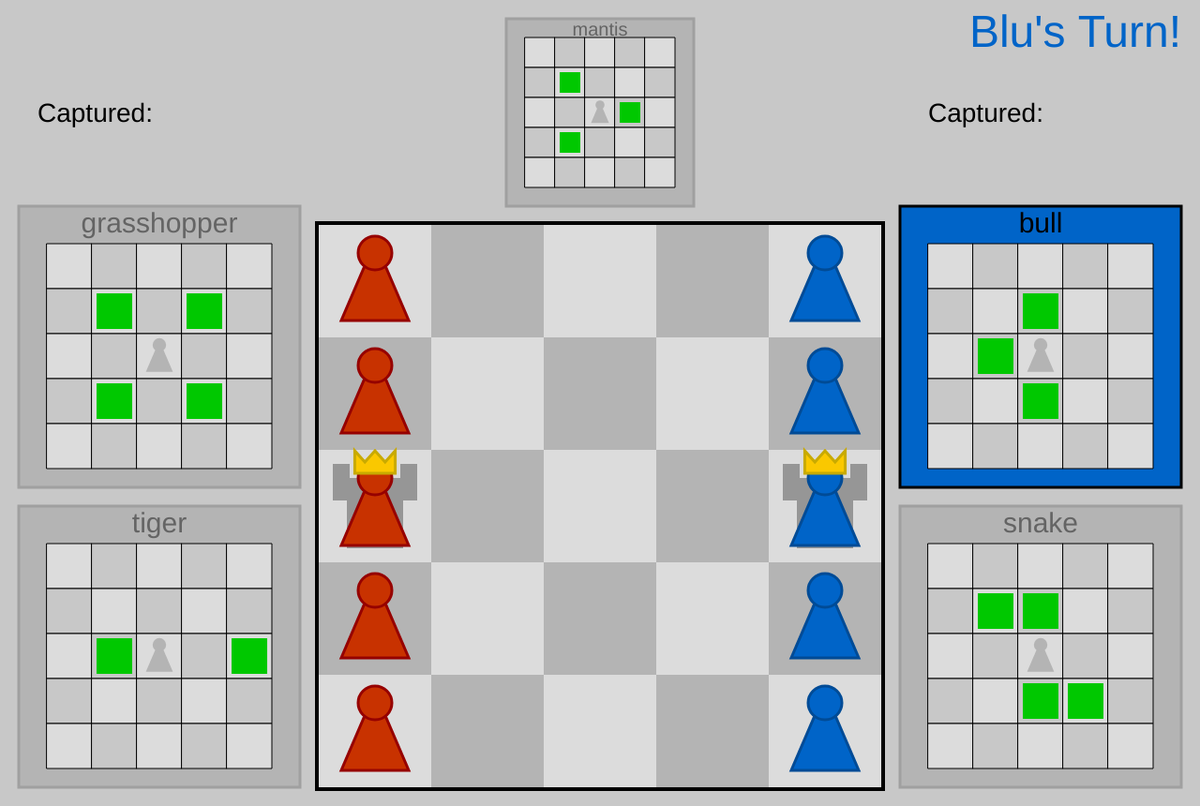
Frame 1 (no input)
Frame 60 (no input): identical to frame 1, image omitted
Frame 120 (the mouse pressed at the canvas centre since frame 60): identical to frame 1, image omitted

The p5.js sketch that drew this single still picture (run headless with seeded random() and noise() and a simulated clock; from frame 60 on, the mouse is pressed at the canvas centre):

// p5.js sketch
// ── sketch.js
const TURN_STATE = {
    NOTHING_SELECTED: 0,
    MEEPLE_SELECTED: 1,
    WON: 2
};
const swapTeam = {
    Red: 'Blu',
    Blu: 'Red'
};

const n = 5;
let board;
let turnState;
let cards;
let cardsPos;
let bases;
let capturedMeeples;
let lastMove = undefined;

function onBoard(x, y) {
    return x >= 0 && y >= 0 && x < n && y < n;
}

function setup() {
    createCanvas(1280, 860);

    board = {};
    board.arr = new Array(n);
    for (let i = 0; i < n; i++) {
        board.arr[i] = new Array(n);
        for (let j = 0; j < n; j++) {
            if (i == 0) {
                board.arr[i][j] = {
                    x: i,
                    y: j,
                    team: 'Red',
                    col: color(200, 50, 0)
                };
                board.arr[i][j].king = j == floor(n / 2);
            } else if (i == n - 1) {
                board.arr[i][j] = {
                    x: i,
                    y: j,
                    team: 'Blu',
                    col: color(0, 100, 200)
                };
                board.arr[i][j].king = j == floor(n / 2);
            }
        }
    }
    board.w = 600;
    board.x = floor((width - board.w) / 2);
    board.y = height - board.w - 20;
    board.ts = board.w / n;

    unselectMeeple(random() < 0.5 ? 'Red' : 'Blu');

    let cardPool = [{
        name: 'snake',
        moves: [
            { x: 0, y: -1 },
            { x: 0, y: 1 },
            { x: -1, y: -1 },
            { x: 1, y: 1 }
        ]
    }, {
        name: 'mantis',
        moves: [
            { x: -1, y: -1 },
            { x: -1, y: 1 },
            { x: 1, y: 0 },
        ]
    }, {
        name: 'tiger',
        moves: [
            { x: 2, y: 0 },
            { x: -1, y: 0 },
        ]
    }, {
        name: 'grasshopper',
        moves: [
            { x: -1, y: -1 },
            { x: -1, y: 1 },
            { x: 1, y: -1 },
            { x: 1, y: 1 },
        ]
    }, {
        name: 'bull',
        moves: [
            { x: 0, y: -1 },
            { x: 0, y: 1 },
            { x: 1, y: 0 },
        ]
    }];

    function randomCard() {
        let i = floor(random(cardPool.length));
        let card = cardPool.splice(i, 1);
        return card[0];
    }

    // distribute cards randomly
    cards = {
        pool: [randomCard()],
        Red: [randomCard(), randomCard()],
        Blu: [randomCard(), randomCard()]
    };

    let pad = 20;
    let cw = 300;
    cardsPos = [];
    cardsPos['Red'] = [{
        x: pad,
        y: height - pad * 2 - cw * 2,
        w: cw
    }, {
        x: pad,
        y: height - pad - cw,
        w: cw
    }];
    cardsPos['Blu'] = [{
        x: width - pad - cw,
        y: height - pad * 2 - cw * 2,
        w: cw
    }, {
        x: width - pad - cw,
        y: height - pad - cw,
        w: cw
    }];
    cw = 200;
    cardsPos['pool'] = [{
        x: (width - cw) / 2, 
        y: 20,
        w: cw
    }];

    bases = [{
        x: 0,
        y: floor(n / 2),
        team: 'Red',
        col: color(200, 50, 0)
    }, {
        x: n - 1,
        y: floor(n / 2),
        team: 'Blu',
        col: color(0, 100, 200)
    }];

    capturedMeeples = {
        Red: [],
        Blu: []
    };
}

function unselectMeeple(team) {
    turnState = {
        team: team,
        state: TURN_STATE.NOTHING_SELECTED,
        selectedCard: (turnState && turnState.team == team) ? turnState.selectedCard : 0
    };
}

function updatePossibleMoves() {
    if (turnState.state != TURN_STATE.MEEPLE_SELECTED)
        return;
    let cell = turnState.meeple;
    let invert = cell.team == 'Blu';
    turnState.possibleMoves = [];
    for (const m of cards[cell.team][turnState.selectedCard].moves) {
        let tx = cell.x + m.x;
        let ty = cell.y + m.y;
        if (invert) {
            tx = cell.x - m.x;
            ty = cell.y - m.y;
        }
        if (!onBoard(tx, ty))
            continue;
        let tcell = board.arr[tx][ty];
        if (tcell && tcell.team == cell.team)
            continue;
        turnState.possibleMoves.push({ x: tx, y: ty });
    }
}

function selectMeeple(cell) {
    if (cell && cell.team == turnState.team) {
        turnState = {
            team: cell.team,
            state: TURN_STATE.MEEPLE_SELECTED,
            meeple: cell,
            selectedCard: turnState.selectedCard,
            possibleMoves: []
        };
        updatePossibleMoves();
    }
}

function moveMeeple(movePos) {
    let oldx = turnState.meeple.x;
    let oldy = turnState.meeple.y;

    let won = checkWinCondition(movePos);

    let oldCell = board.arr[oldx][oldy];
    oldCell.x = movePos.x;
    oldCell.y = movePos.y;
    let target = board.arr[movePos.x][movePos.y];

    if (target && target.team != turnState.team) {
        capturedMeeples[turnState.team].push(target.king);
    }

    board.arr[movePos.x][movePos.y] = oldCell;
    board.arr[oldx][oldy] = undefined;

    lastMove = {
        from: { x: oldx, y: oldy },
        to: { x: movePos.x, y: movePos.y },
        team: turnState.team
    };

    useCard();

    if (won)
        return;

    unselectMeeple(swapTeam[turnState.team]);
}

function useCard() {
    if (turnState.state != TURN_STATE.MEEPLE_SELECTED)
        return;
    let tmp = cards[turnState.team][turnState.selectedCard];
    cards[turnState.team][turnState.selectedCard] = cards['pool'][0];
    cards['pool'][0] = tmp;
}

function checkWinCondition(movePos) {
    // jumped on other teams base
    for (let b of bases) {
        if (b.team != turnState.team &&
            b.x == movePos.x &&
            b.y == movePos.y) {
                teamWon("Captured the other's base!");
                return true;
            }
    }

    // killed king meeple of other team
    let target = board.arr[movePos.x][movePos.y];
    if (target && target.team != turnState.team && target.king) {
        teamWon("Killed the King!");
        return true;
    }
}

function teamWon(msg) {
    turnState = {
        state: TURN_STATE.WON,
        team: turnState.team,
        msg: msg
    };
}

function mousePressed() {
    let x = floor((mouseX - board.x) / board.ts);
    let y = floor((mouseY - board.y) / board.ts);

    if (onBoard(x, y)) {
        let cell = board.arr[x][y];
        switch (turnState.state) {
            case TURN_STATE.NOTHING_SELECTED:
                selectMeeple(cell);
            break;
            case TURN_STATE.MEEPLE_SELECTED:
                let movePos = undefined;
                for (let p of turnState.possibleMoves) {
                    if (x == p.x && y == p.y) {
                        movePos = p;
                        break;
                    }
                }

                if (movePos) {
                    moveMeeple(movePos);
                } else {
                    if (cell && cell.team == turnState.team) {
                        selectMeeple(cell);
                    } else {
                        unselectMeeple(turnState.team);
                    }
                }
            break;
        }
    } else {
        let arr = cardsPos[turnState.team];
        for (let i = 0; i < arr.length; i++) {
            let card = arr[i];
            if (mouseX >= card.x && mouseY >= card.y && mouseX < card.x + card.w && mouseY < card.y + card.w) {
                turnState.selectedCard = i;
                updatePossibleMoves();
                break;
            }
        }
    }
}

function draw() {
    background(200);
    
    drawBoard(board.x, board.y, board.w);

    let pad = 40;
    let dx = 50;
    noStroke();
    fill(0);
    textSize(28);
    textAlign(LEFT);
    text('Captured:', pad, 130);
    text('Captured:', width - pad - dx * n, 130);

    stroke(color(0, 75, 150));
    fill(0, 100, 200);
    for (let i = 0; i < capturedMeeples['Red'].length; i++) {
        drawMeeple(pad + i * dx, 150, dx, capturedMeeples['Red'][i]);
    }

    stroke(color(150, 0, 0));
    fill(200, 50, 0);
    for (let i = 0; i < capturedMeeples['Blu'].length; i++) {
        drawMeeple(width - pad + (i - n) * dx, 150, dx, capturedMeeples['Blu'][i]);
    }

    if (turnState.state == TURN_STATE.WON) {
        stroke(160);
        fill(180);
        let w = 500;
        let h = 200;
        rect((width - w) / 2, 20, w, h);

        textSize(48);
        noStroke();
        fill(turnState.team == 'Red' ? color(200, 30, 0) : color(0, 100, 200));
        textAlign(CENTER);
        text(turnState.team + ' wins!', width / 2, 70);

        textSize(36);
        fill(0);
        text(turnState.msg, width / 2, 150);

        return;
    }

    // left player = red
    for (let cds in cards) {
        for (let i = 0; i < cards[cds].length; i++) {
            let c = cards[cds][i];
            let pos = cardsPos[cds][i];
            drawCard(pos.x, pos.y, pos.w, c, cds == 'Blu', cds == turnState.team && i == turnState.selectedCard);
        }
    }

    textSize(48);
    if (turnState.team == 'Red') {
        textAlign(LEFT);
        fill(200, 30, 0);
        text("Red's Turn!", 20, 50);
    } else if (turnState.team == 'Blu') {
        textAlign(RIGHT);
        fill(0, 100, 200);
        text("Blu's Turn!", width - 20, 50);
    }
}

function drawMeeple(x, y, ts, king) {
    let cx = x + 0.5 * ts;
    let cy = y + 0.25 * ts;
    let th = ts * 0.3;
    triangle(cx, cy - ts * 0.1, cx - th, cy + th * 2, cx + th, cy + th * 2);
    ellipse(cx, cy, th, th);
    if (king) {
        fill(250, 200, 0);
        stroke(200, 170, 0);
        cy -= 5;
        th *= 0.6;
        beginShape();
        vertex(cx - th, cy);
        vertex(cx - th, cy - ts * 0.2);
        vertex(cx - th * 0.5, cy - ts * 0.1);
        vertex(cx, cy - ts * 0.2);
        vertex(cx + th * 0.5, cy - ts * 0.1);
        vertex(cx + th, cy - ts * 0.2);
        vertex(cx + th, cy);
        endShape(CLOSE);
    }
}

// h = w
function drawCard(ox, oy, w, card, invert, highlight) {
    stroke(160);
    strokeWeight(3);
    fill(180);
    if (highlight) {
        if (invert)
            fill(0, 100, 200);
        else
            fill(200, 0, 0);
        stroke(0);
    }
    rect(ox, oy, w, w);

    let fw = w * 0.8;
    let pad = (w - fw) / 2;
    let fx = ox + pad;
    let fy = oy + (w - fw) - 20;

    fill(100);
    if (highlight) {
        fill(0);
    }
    noStroke();
    textSize(w / 10);
    textAlign(CENTER);
    text(card.name, ox + w / 2, oy + (w - 20) / 10);

    let cn = 5;
    let ts = fw / cn;
    stroke(0);
    strokeWeight(1);
    for (let x = 0; x < cn; x++) {
        for (let y = 0; y < cn; y++) {
            fill((x + y) % 2 == 0 ? color(220) : color(200));
            rect(fx + x * ts, fy + y * ts, ts, ts);
        }
    }
    
    let mid = floor(cn / 2);
    noStroke();
    fill(180);
    drawMeeple(fx + mid * ts, fy + mid * ts, ts);
    
    let mpad = 5;
    fill(0, 200, 0);
    for (let m of card.moves) {
        let x = mid + m.x;
        let y = mid + m.y;
        if (invert) {
            x = mid - m.x;
            y = mid - m.y;
        }
        rect(fx + x * ts + mpad, fy + y * ts + mpad, ts - 2 * mpad, ts - 2 * mpad);
    }
}

// h = w
function drawBoard(ox, oy, w) {
    let ts = w / n;

    // background grid
    stroke(0);
    strokeWeight(8);
    noFill();
    rect(ox, oy, w, w);
    for (let x = 0; x < n; x++) {
        for (let y = 0; y < n; y++) {
            noStroke();
            fill((x + y) % 2 == 0 ? color(220) : color(180));
            rect(ox + x * ts, oy + y * ts, ts, ts);
        }
    }

    if (lastMove) {
        let col = lastMove.team == 'Red' ? color(250, 200, 200) : color(150, 200, 250);
        fill(col);
        let pd = 10;
        rect(ox + lastMove.from.x * ts + pd, oy + lastMove.from.y * ts + pd, ts - pd * 2, ts - pd * 2);
        //rect(ox + lastMove.to.x * ts + pd, oy + lastMove.to.y * ts + pd, ts - pd * 2, ts - pd * 2);
        ellipse(ox + (lastMove.to.x + 0.5) * ts, oy + (lastMove.to.y + 0.5) * ts, ts - pd, ts - pd);
    }

    fill(0, 200, 0);
    noStroke();
    let pad = 10;
    if (turnState.state == TURN_STATE.MEEPLE_SELECTED) {
        for (let p of turnState.possibleMoves) {
            rect(ox + p.x * ts + pad, oy + p.y * ts + pad, ts - pad * 2, ts - pad * 2);
        }
    }

    let tq = ts * 0.25;
    for (let b of bases) {
        let x = ox + b.x * ts;
        let y = oy + b.y * ts;

        fill(150);
        noStroke();
        rect(x + tq, y + tq * 1.5, tq * 2, tq * 2);
        rect(x + tq * 0.5, y + tq, ts * 0.75, ts * 0.2);
        // zinken
        rect(x + tq * 0.5, y + tq * 0.5, ts * 0.15, tq);
        rect(x + ts * 0.725, y + tq * 0.5, ts * 0.15, tq);
        rect(x + ts * 0.4, y + tq * 0.5, ts * 0.2, tq);

        fill(b.col);
        drawMeeple(x + tq, y + tq * 1.5, tq * 2);
    }

    strokeWeight(3);
    for (let x = 0; x < n; x++) {
        for (let y = 0; y < n; y++) {
            let cell = board.arr[x][y];
            if (cell) {
                stroke(cell.team == 'Red' ? color(150, 0, 0) : color(0, 75, 150));
                if (turnState.state == TURN_STATE.MEEPLE_SELECTED && cell == turnState.meeple)
                    stroke(0);
                fill(cell.col);
                drawMeeple(ox + x * ts, oy + y * ts, ts, cell.king);
            }
        }
    }
}
